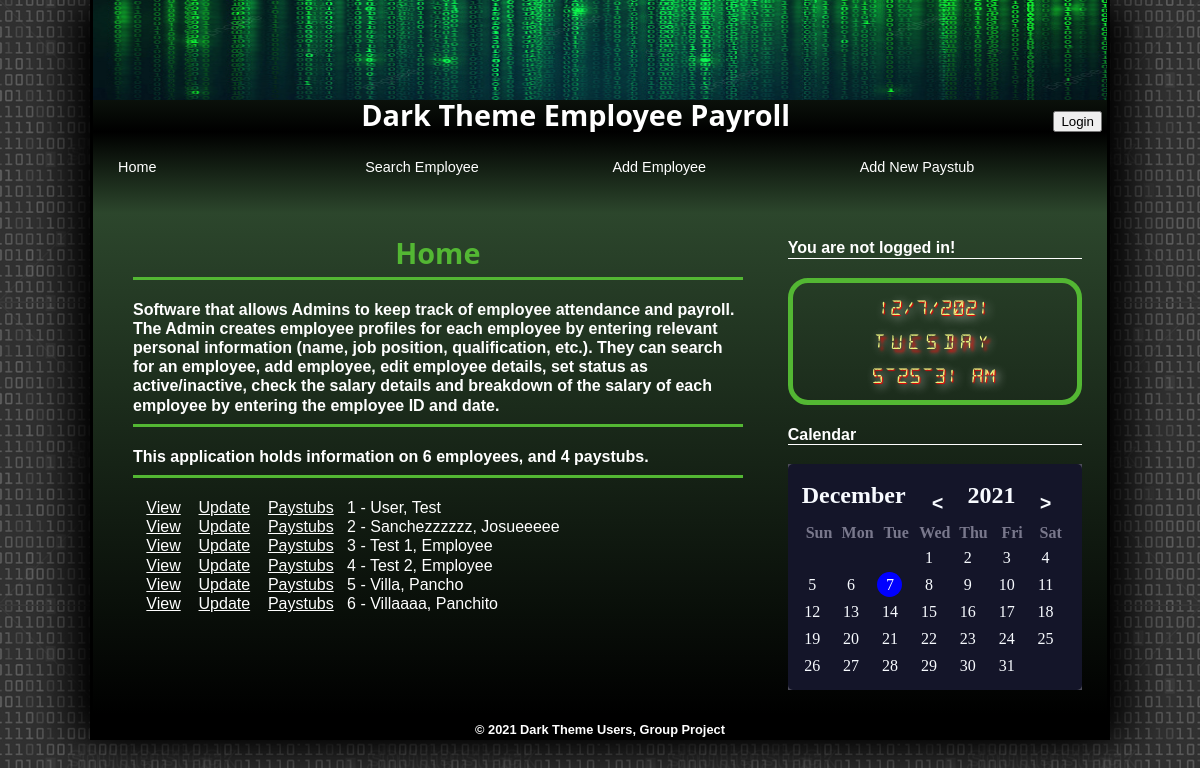
/, run on an earlier commit of the app's database.
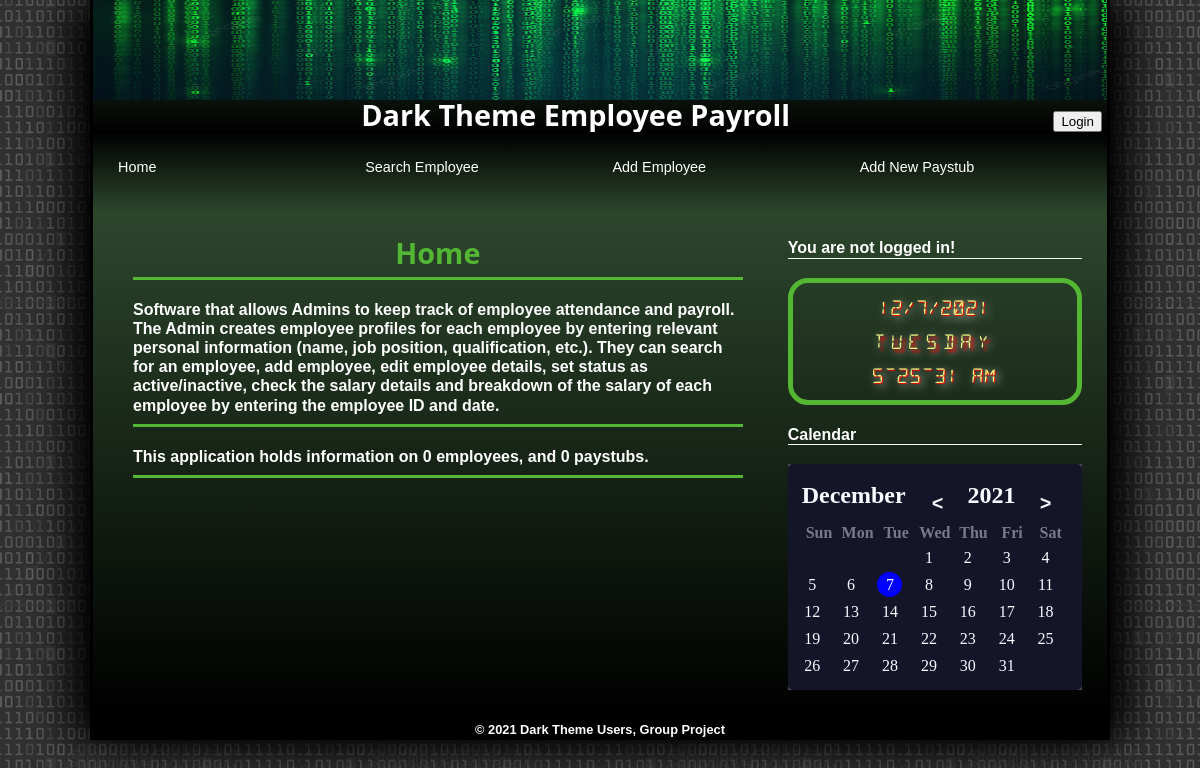
And on a later commit of the database.
### persons/models.py (models this page shows)
class Person(models.Model):
    id_number = models.IntegerField(primary_key=True)
    first_name = models.TextField()
    last_name = models.TextField()
    middle_name = models.TextField(blank=True)
    address = models.TextField()
    birth_date = models.DateField()
    email = models.EmailField(('email address'), unique=True)

class Employee(Person):
    date_hired = models.DateField()
    pay_rate = models.DecimalField(max_digits=7, decimal_places=2)
    active = models.BooleanField()

class Person(models.Model):
    id_number = models.IntegerField(primary_key=True)
    first_name = models.TextField()
    last_name = models.TextField()
    middle_name = models.TextField(blank=True)
    address = models.TextField()
    birth_date = models.DateField()
    email = models.EmailField(('email address'), unique=True)

### EmployeePayroll/views.py (the view)
# urls.py: path('', home_view),
def home_view(request):
    employees = Employee.objects.all()
    user_count = Employee.objects.count()
    paystub_count = Paystub.objects.count()
    context = {
        "employees": employees,
        'user_count' : user_count,
        'paystub_count' : paystub_count
    }
    return render(request, "home-view.html", context=context)

### templates/home-view.html (shortened to what this page needs)
{% extends "base.html" %}
{% block content %}
<h1>Home</h1>
<p></p>
<p>
    Software that allows Admins to keep track of employee attendance and payroll.
    The Admin creates employee profiles for each employee by entering relevant personal
    information (name, job position, qualification, etc.). They can search for an employee,
    add employee, edit employee details, set status as active/inactive, check the salary
    details and breakdown of the salary of each employee by entering the employee ID and date.
</p>
<p>
This application holds information on {{ user_count }} employees, and {{ paystub_count }} paystubs.
</p>
    <ul style="color:white">
        {% for emp in employees %}
        <li>
            &nbsp;&nbsp;&nbsp;<a href="/view/{{ emp.id_number }}" style="color: white;">View</a>
            &nbsp;&nbsp;&nbsp;<a href="/edit/{{ emp.id_number }}" style="color:white">Update</a>
            &nbsp;&nbsp;&nbsp;<a href="/paystubs/{{ emp.id_number }}" style="color: white;">Paystubs</a>
            &nbsp; {{ emp.id_number }} - {{ emp.last_name }}, {{ emp.first_name }}
        </li>
        {% endfor %}
    </ul>
{% endblock content %}

What changed in the data, as far as the page shows it:
removed Employee: id_number "1", last_name "User", first_name "Test"
removed Employee: id_number "2", last_name "Sanchezzzzzz", first_name "Josueeeee"
removed Employee: id_number "3", last_name "Test 1", first_name "Employee"
removed Employee: id_number "4", last_name "Test 2", first_name "Employee"
removed Employee: id_number "5", last_name "Villa", first_name "Pancho"
removed Employee: id_number "6", last_name "Villaaaa", first_name "Panchito"
Also different on the page:
{{ user_count }}: "6" → "0"
{{ paystub_count }}: "4" → "0"
